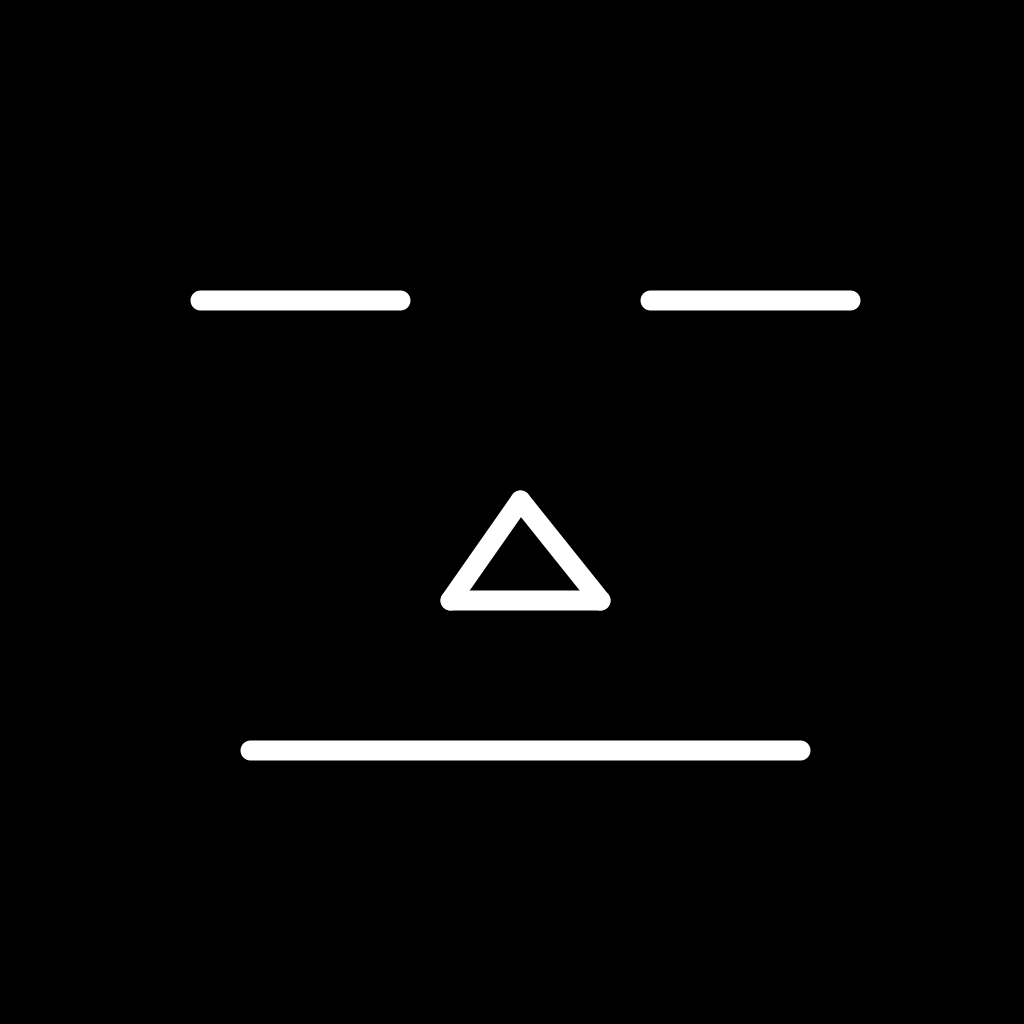
Frame 1 (no input)
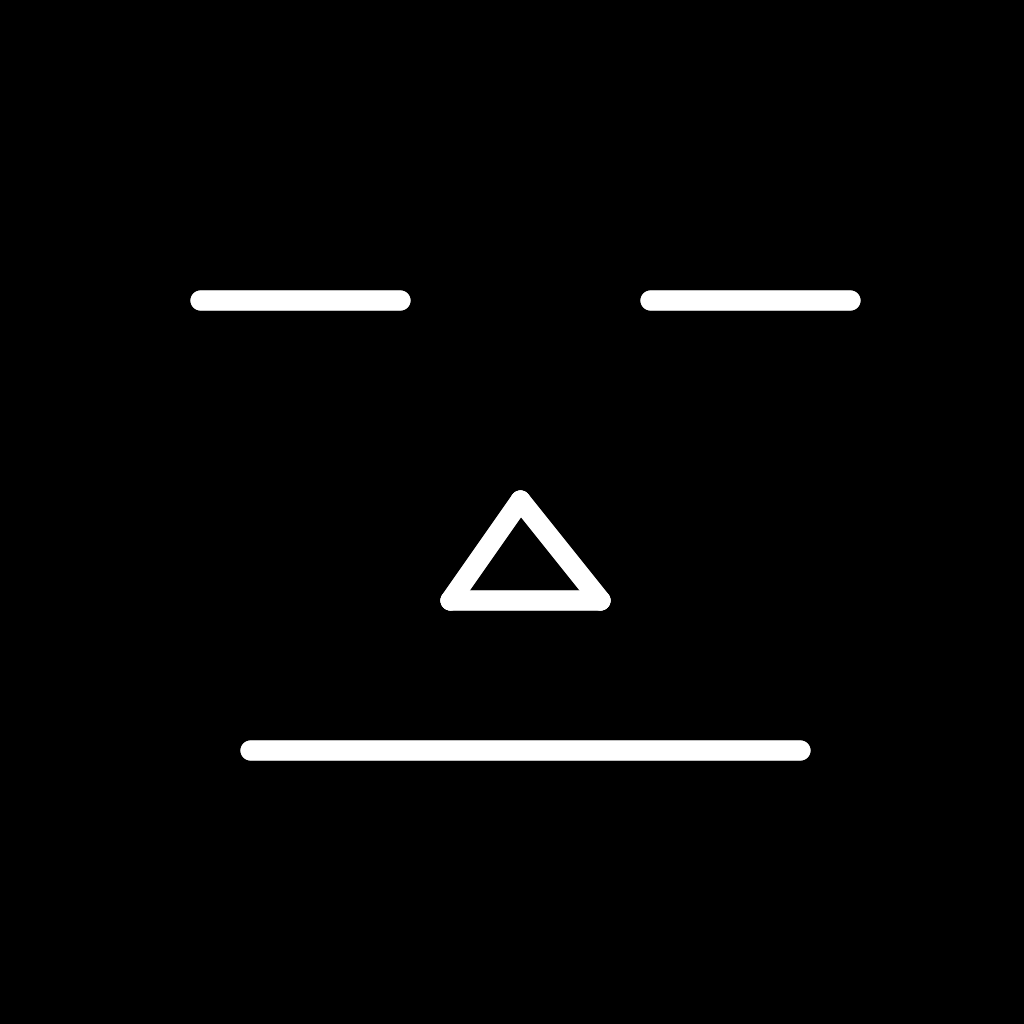
Frame 2 (the mouse pressed at the canvas centre, redrawn once)

The Processing sketch that drew these frames (run headless with seeded random() and noise(); the mouse was pressed at the canvas centre and the sketch redrawn once):

// Processing sketch: lec1_230827_face
// ── lec1_230827_face.pde
boolean savedImage = false;


void setup()
{
      size(1024, 1024);             //Creating a canva of 1024 x 1024
      background(0);                //Background color set to black
      noLoop();
}

void draw()
{    
      stroke(255, 255, 255);        //Stroke color set to white
      strokeWeight(20);             //Stroke size

      //Drawing face
      
      line(200, 300, 400, 300);    //Left Eye
      line(650, 300, 850, 300);    //Right Eye
      line(250, 750, 800, 750);    //Mouth
      
      
      // Nose
      line(450, 600, 600, 600);
      line(450, 600, 520, 500);
      line(600, 600, 520, 500);
        
      
      // Save the output as an image file
      if (!savedImage) 
      {
         save("face.png");
         savedImage = true;
       }
  
}
